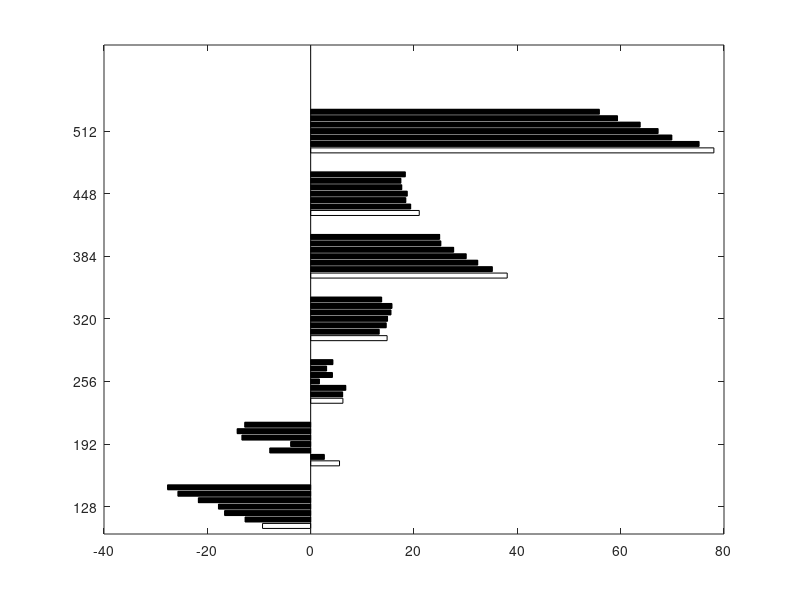

Recreate this plot in MATLAB. (Note: this script raises an error after producing the figure.)

resize = [0.055833934
0.026579607
-0.079280135
-0.038883381
-0.133187496
-0.142321107
-0.12774468];

resize_feature = [0.062411719
0.061931891
0.068002843
0.01704855
0.042218045
0.030868133
0.043051411];

math = [0.210167255
0.193605011
0.184189947
0.187076553
0.176355083
0.174654419
0.183319916];

opencv = [0.380392759
0.351727528
0.323405704
0.301164633
0.276800782
0.25200088
0.249721091];

tensorflow = [0.147934728
0.132775894
0.146346695
0.148804372
0.155464486
0.157397466
0.137429372];

app_230mb = [0.780396636
0.751896062
0.699059945
0.672550071
0.637866513
0.593905482
0.558896835];

factorial = [-0.093174136
-0.126964099
-0.166702249
-0.178477911
-0.217399031
-0.257032054
-0.277065691];

m=[];
for i=1:7
    m = [m;factorial(i) resize(i) resize_feature(i) tensorflow(i) opencv(i) math(i) app_230mb(i)];
end


y = [factorial';resize';resize_feature';tensorflow';opencv';math';app_230mb'];
%y = [factorial';resize']

% plot cold start
f1 = figure;
x = [128 192 256 320 384 448 512];

b = barh(x,y*100,'facecolor', 'flat')
hold on

%-----label value

xtips1 = b(1).YEndPoints + 0.3;
for i=1:7
    if (xtips1(i)<0)
        xtips1(i) = xtips1(i) -6;
    end
end
ytips1 = b(1).XEndPoints;
labels1 = string(round(b(1).YData,1));
text(xtips1,ytips1,labels1,'VerticalAlignment','middle')

xtips2 = b(2).YEndPoints + 0.3;
for i=1:7
    if (xtips2(i)<0)
        xtips2(i) = xtips2(i) -6;
    end
end
ytips2 = b(2).XEndPoints;
labels2 = string(round(b(2).YData,1));
text(xtips2,ytips2,labels2,'VerticalAlignment','middle')

xtips1 = b(3).YEndPoints + 0.3;
for i=1:7
    if (xtips1(i)<0)
        xtips1(i) = xtips1(i) -6;
    end
end
ytips1 = b(3).XEndPoints;
labels1 = string(round(b(3).YData,1));
text(xtips1,ytips1,labels1,'VerticalAlignment','middle')

xtips2 = b(4).YEndPoints + 0.3;
for i=1:7
    if (xtips2(i)<0)
        xtips2(i) = xtips2(i) -6;
    end
end
ytips2 = b(4).XEndPoints;
labels2 = string(round(b(4).YData,1));
text(xtips2,ytips2,labels2,'VerticalAlignment','middle')

xtips1 = b(5).YEndPoints + 0.3;
for i=1:7
    if (xtips1(i)<0)
        xtips1(i) = xtips1(i) -6;
    end
end
ytips1 = b(5).XEndPoints;
labels1 =string(round(b(5).YData,1));
text(xtips1,ytips1,labels1,'VerticalAlignment','middle')

xtips2 = b(6).YEndPoints + 0.3;
for i=1:7
    if (xtips2(i)<0)
        xtips2(i) = xtips2(i) -6;
    end
end
ytips2 = b(6).XEndPoints;
labels2 = string(round(b(6).YData,1));
text(xtips2,ytips2,labels2,'VerticalAlignment','middle')

xtips2 = b(7).YEndPoints + 0.3
for i=1:7
    if (xtips2(i)<0)
        xtips2(i) = xtips2(i) -6;
    end
end
    
ytips2 = b(7).XEndPoints;
labels2 = string(round(b(7).YData,1));
text(xtips2,ytips2,labels2,'VerticalAlignment','middle')



%-----label memory

xtips1 = b(7).YEndPoints + 0.3;
for i=1:7
    if (xtips1(i)<0)
        xtips1(i) = 0+ 0.3;
    elseif (xtips1(i)>0)
        xtips1(i) = -8;
    end
end
ytips1 = b(7).XEndPoints;
labels1 = '512 MB';
text(xtips1,ytips1,labels1,'VerticalAlignment','middle')

xtips2 = b(6).YEndPoints + 0.3;
for i=1:7
    if (xtips2(i)<0)
        xtips2(i) = 0+ 0.3;
    elseif (xtips2(i)>0)
        xtips2(i) = -8;
    end
end
ytips2 = b(6).XEndPoints;
labels2 = '458 MB';
text(xtips2,ytips2,labels2,'VerticalAlignment','middle')

xtips1 = b(5).YEndPoints + 0.3;
for i=1:7
    if (xtips1(i)<0)
        xtips1(i) = 0+ 0.3;
    elseif (xtips1(i)>0)
        xtips1(i) = -8;
    end
end
ytips1 = b(5).XEndPoints;
labels1 = '384 MB';
text(xtips1,ytips1,labels1,'VerticalAlignment','middle')

xtips2 = b(4).YEndPoints + 0.3;
for i=1:7
    if (xtips2(i)<0)
        xtips2(i) = 0+ 0.3;
    elseif (xtips2(i)>0)
        xtips2(i) = -8;
    end
end
ytips2 = b(4).XEndPoints;
labels2 = '320 MB';
text(xtips2,ytips2,labels2,'VerticalAlignment','middle')

xtips1 = b(3).YEndPoints + 0.3;
for i=1:7
    if (xtips1(i)<0)
        xtips1(i) = 0+ 0.3;
    elseif (xtips1(i)>0)
        xtips1(i) = -8;
    end
end
ytips1 = b(3).XEndPoints;
labels1 = '256 MB';
text(xtips1,ytips1,labels1,'VerticalAlignment','middle')

xtips2 = b(2).YEndPoints + 0.3;
for i=1:7
    if (xtips2(i)<0)
        xtips2(i) = 0+ 0.3;
    elseif (xtips2(i)>0)
        xtips2(i) = -8;
    end
end
ytips2 = b(2).XEndPoints;
labels2 = '192 MB';
text(xtips2,ytips2,labels2,'VerticalAlignment','middle')

xtips2 = b(1).YEndPoints + 0.3;
for i=1:7
    if (xtips2(i)<0)
        xtips2(i) = 0+ 0.3;
    elseif (xtips2(i)>0)
        xtips2(i) = -8;
    end
end
    
ytips2 = b(1).XEndPoints;
labels2 = '128 MB';
text(xtips2,ytips2,labels2,'VerticalAlignment','middle')





b(1).FaceColor = [ 20 20 20]/255; 
b(2).FaceColor =      [47 79 79] / 255;
b(3).FaceColor  =      [112 128 144] / 255;
b(4).FaceColor  =      [105 105 105] / 255;
b(5).FaceColor  =      [169 169 169] / 255;
b(6).FaceColor    =    [192 192 192] / 255;
b(7).FaceColor   =     [220 220 220] / 255;


ax = gca;
%ax.XGrid = 'on';
ax.YGrid = 'on';


set(gca, 'YTickLabel',{'Factorial','Resize','Resize and Feature','TensorFlow', 'OpenCV', 'Linear regression', 'Image Classifier 230', },'FontSize',15,'TickLength',[0 0])
%set(gca,'XTick',binranges)

set(gca,'xtick',(-30:10:100),'FontSize',15)
xlim([-40, 90]);

title('Cold Start Improvement of The Image Container (Average)','FontSize',18);
%ylabel('Savings (%)','FontSize',18);
xlabel('Improvement (%)','FontSize',18);
%legend({'Factorial','Resize','Resize and Feature','TensorFlow', 'openCV', 'Linear Regresion', 'Image Classifier 230'})

f1.Position = [0 0 1200 700]; 
print('BarPlotRange','-depsc')



